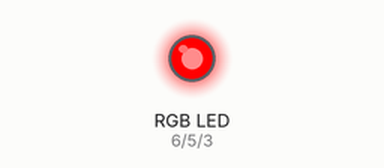
This sketch was run on a simulated Arduino Uno, built with avr-gcc and run on an emulated ATmega328P. On the bench: an RGB LED mixed from three pins (HIGH = lit).

Above: at 0.1 s.
At 7.2 s:
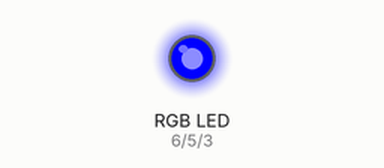
At 17.8 s:
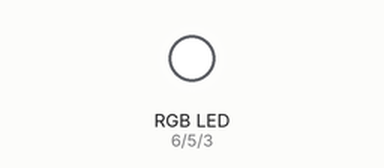
At 21.4 s:
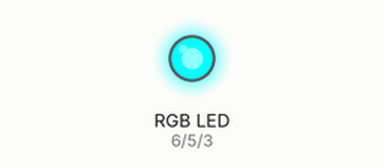
At 28.5 s:
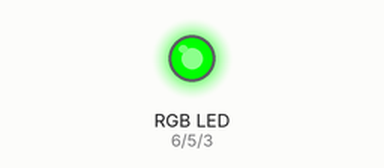
At 39.1 s:
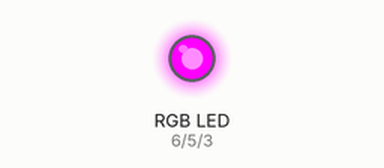
Timing chart, 0 to 40.0 s (numbered marks = the images above):
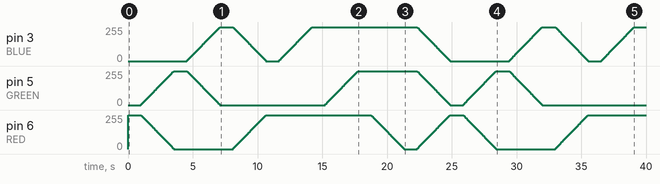

The sketch:

Basics_RGB_LED.ino
```cpp
// RGB LED Basics
// A basic introduction to the use of an RGB LED, including a short sequence of colour
// Sequence: RED -> GREEN -> BLUE -> RED -> PURPLE -> WHITE -> CYAN -> RED

// (1) Pin Setup

#define BLUE 3 // pin 3 wire connected to BLUE part of RGB LED
#define GREEN 5 // pin 5 wire connected to GREEN part of RGB LED
#define RED 6 // pin 6 wire connected to RED part of RGB LED

void setup()
{
pinMode(RED, OUTPUT); // initialises pin 6 (RED) ready to output
pinMode(GREEN, OUTPUT); // initialises pin 5 (GREEN) ready to output
pinMode(BLUE, OUTPUT); // initialises pin 3 (BLUE) ready to output
digitalWrite(RED, HIGH); // Red first colour in sequence, so starts off as HIGH
digitalWrite(GREEN, LOW);
digitalWrite(BLUE, LOW);
}

// (2) Colour Variables

int redValue;
int greenValue;
int blueValue;

// (3) The Main Loop

void loop()
{
#define delayTime 10 // delay time of 10ms between each increment of the colour change (1-255)
// so around 2.55 seconds in total for a complete colour change

redValue = 255; // choose a value between 1 and 255 to change the color.
greenValue = 0;
blueValue = 0;

delay(1000); // 1 second of full RED

for(int i = 0; i < 255; i += 1) // changes colour from RED to GREEN over 2.55 seconds
{
  redValue -= 1;
  greenValue += 1;
  analogWrite(RED, redValue);
  analogWrite(GREEN, greenValue);
  delay(delayTime);
}

redValue = 0;
greenValue = 255;
blueValue = 0;

delay(1000); // 1 second of full GREEN

for(int i = 0; i < 255; i += 1) // changes colour from full GREEN to full BLUE over 2.55 seconds
{
  greenValue -= 1;
  blueValue += 1;
  analogWrite(GREEN, greenValue);
  analogWrite(BLUE, blueValue);
  delay(delayTime);
}

redValue = 0;
greenValue = 0;
blueValue = 255;

delay(1000); // 1 second of full BLUE

for(int i = 0; i < 255; i += 1) // changes colour from full BLUE to full RED over 2.55 seconds
{
  blueValue -= 1;
  redValue += 1;
  analogWrite(BLUE, blueValue);
  analogWrite(RED, redValue);
  delay(delayTime);
}

redValue = 255;
greenValue = 0;
blueValue = 0;

delay(1000); // 1 second of full RED

for (int i = 0; i < 255; i += 1) // RED to PURPLE
{
  blueValue += 1;
  analogWrite(BLUE, blueValue);
  delay(delayTime);
}

redValue = 255;
greenValue = 0;
blueValue = 255;

delay(1000); // 1 second of full PURPLE (?)

for (int i = 0; i < 255; i += 1) // PURPLE to WHITE
{
  greenValue += 1;
  analogWrite(GREEN, greenValue);
  delay(delayTime);
}

redValue = 255;
greenValue = 255;
blueValue = 255;

delay(1000); // 1 second of full WHITE

for (int i = 0; i < 255; i += 1) // WHITE to CYAN/TURQUOISE
{
  redValue -= 1;
  analogWrite(RED, redValue);
  delay(delayTime);
}

redValue = 0;
greenValue = 255;
blueValue = 255;

delay(1000); // 1 second of full CYAN/TURQUOISE

for (int i = 0; i < 255; i += 1) // CYAN to RED
{
  redValue += 1;
  greenValue -= 1;
  blueValue -= 1;
  analogWrite(RED, redValue);
  analogWrite(GREEN, greenValue);
  analogWrite(BLUE, blueValue);
  delay(delayTime);
}

redValue = 255;
greenValue = 0;
blueValue = 0;

}
```
